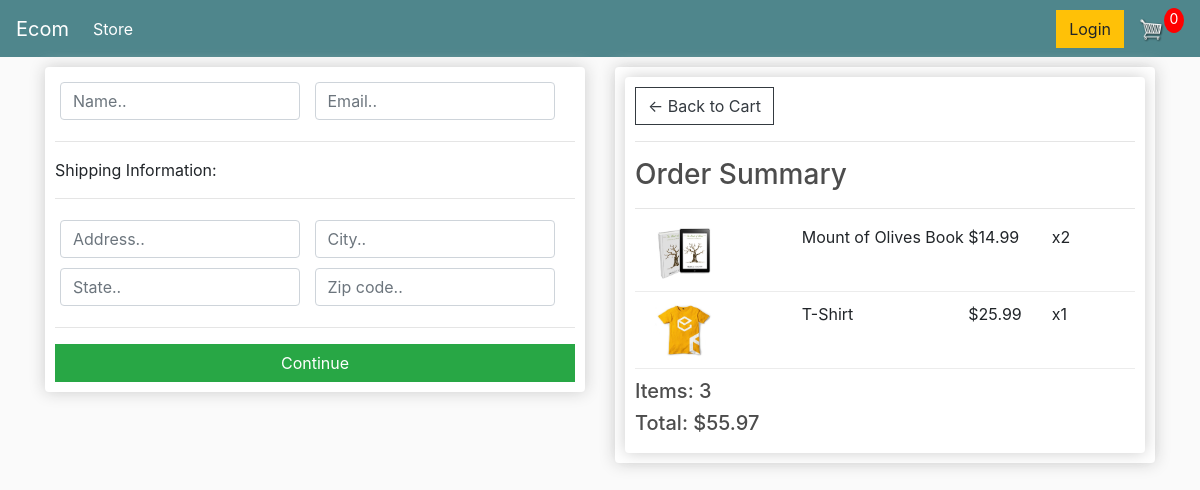
/checkout/ (signed in), run on an earlier commit of the app's database.
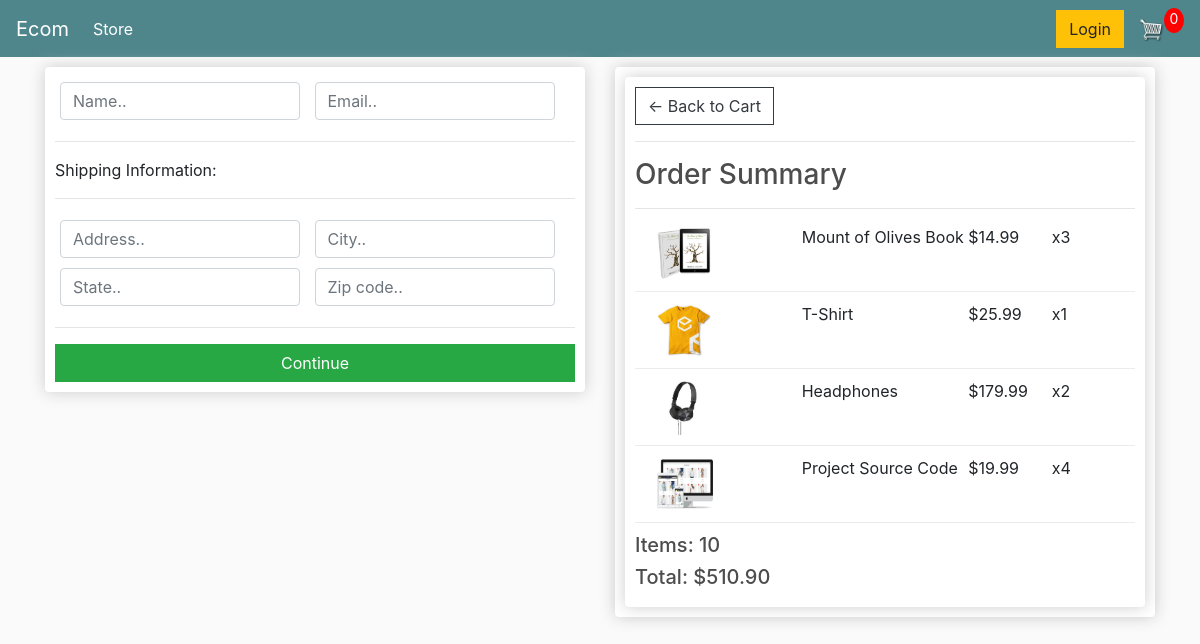
And on a later commit of the database.
### store/models.py (models this page shows, shortened)
class OrderItem(models.Model):
	product = models.ForeignKey(Product, on_delete=models.SET_NULL, null=True)
	order = models.ForeignKey(Order, on_delete=models.SET_NULL, null=True)
	quantity = models.IntegerField(default=0, null=True, blank=True)
	date_added = models.DateTimeField(auto_now_add=True)
	@property
	def get_total(self):
		total = self.product.price * self.quantity
		return total

class Product(models.Model):
	name = models.CharField(max_length=200)
	price = models.FloatField()
	digital = models.BooleanField(default=False,null=True, blank=True)
	image = models.ImageField(null=True, blank=True)
	@property
	def imageURL(self):
		try:
			url = self.image.url
		except:
			url = ''
		return url

class Order(models.Model):
	customer = models.ForeignKey(Customer, on_delete=models.SET_NULL, null=True, blank=True)
	date_ordered = models.DateTimeField(auto_now_add=True)
	complete = models.BooleanField(default=False)
	transaction_id = models.CharField(max_length=100, null=True)
	@property
	def get_cart_total(self):
		orderitems = self.orderitem_set.all()
		total = sum([item.get_total for item in orderitems])
		return total
	@property
	def get_cart_items(self):
		orderitems = self.orderitem_set.all()
		total = sum([item.quantity for item in orderitems])
		return total

### store/views.py (the view)
# urls.py: path('checkout/', views.checkout, name="checkout"),
def checkout(request):
    if request.user.is_authenticated:
        customer = request.user.customer
        order, customer = Order.objects.get_or_create(customer=customer, complete=False)
        items = order.orderitem_set.all()
    else:
        items = []
        order={'get_cart_total':0, 'get_cart_total':0}
    context = {'items': items, 'order':order}
    return render(request, 'store/checkout.html', context)

### store/templates/store/checkout.html (shortened to what this page needs)
{% extends 'store/main.html' %}
{% load static %}
{% block content %}
<div class="row">
  <div class="col-lg-6">
    <div class="box-element" id="form-wrapper">
      <form id="form">
        <div id="user-info">
          <div class="form-field">
            <input
              required
              class="form-control"
              type="text"
              name="name"
              placeholder="Name.."
            />
          </div>
          <div class="form-field">
            <input
              required
              class="form-control"
              type="email"
              name="email"
              placeholder="Email.."
            />
          </div>
        </div>
        <div id="shipping-info">
          <hr />
          <p>Shipping Information:</p>
          <hr />
          <div class="form-field">
            <input
              class="form-control"
              type="text"
              name="address"
              placeholder="Address.."
            />
          </div>
          <div class="form-field">
            <input
              class="form-control"
              type="text"
              name="city"
              placeholder="City.."
            />
          </div>
          <div class="form-field">
            <input
              class="form-control"
              type="text"
              name="state"
              placeholder="State.."
            />
          </div>
          <div class="form-field">
            <input
              class="form-control"
              type="text"
              name="zipcode"
              placeholder="Zip code.."
            />
          </div>
        </div>
        <hr />
        <input
          id="form-button"
          class="btn btn-success btn-block"
          type="submit"
          value="Continue"
        />
      </form>
    </div>
    <br />
  </div>
  <div class="col-lg-6">
    <div class="box-element">
        <div class="box-element">
            <a  class="btn btn-outline-dark" href="{% url 'cart' %}">&#x2190; Back to Cart</a>
            <hr>
            <h3>Order Summary</h3>
            <hr>
            {% for item in items %}
            <div class="cart-row">
                <div style="flex:2"><img class="row-image" src="{{item.product.imageURL}}"></div>
                <div style="flex:2"><p>{{item.product.name}}</p></div>
                <div style="flex:1"><p>${{item.product.price}}</p></div>
                <div style="flex:1"><p>x{{item.quantity}}</p></div>
            </div>
            {% endfor %}
            <h5>Items:   {{order.get_cart_items}}</h5>
            <h5>Total:   ${{order.get_cart_total|floatformat:2}}</h5>
        </div>
    </div>
  </div>
</div>
{% endblock content %}

What changed in the data, as far as the page shows it:
changed OrderItem "Mount of Olives Book": quantity "2" → "3"
added OrderItem: product.imageURL (picture), product.name "Headphones", product.price "179.99", quantity "2"
added OrderItem: product.imageURL (picture), product.name "Project Source Code", product.price "19.99", quantity "4"
changed through a linked row, Order: get_cart_items "3" → "10"; get_cart_total "55.97" → "510.90"
